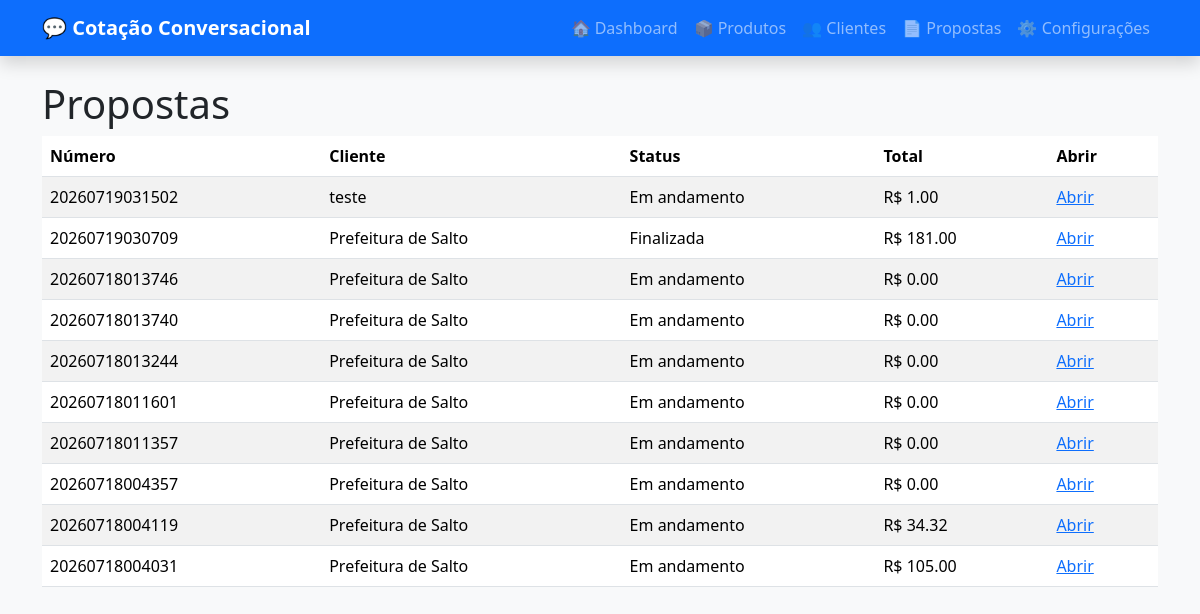
The page /propostas on the database its author committed.
### app/models/entities.py (models this page shows)
class Proposta(Base):
    __tablename__ = "propostas"
    id: Mapped[int] = mapped_column(primary_key=True)
    numero: Mapped[str] = mapped_column(
        String(30),
        unique=True,
        index=True,
    )
    cliente_id: Mapped[int | None] = mapped_column(
        ForeignKey("clientes.id"),
        nullable=True,
    )
    data: Mapped[datetime] = mapped_column(
        DateTime,
        default=datetime.utcnow,
    )
    status: Mapped[str] = mapped_column(
        String(30),
        default="Em andamento",
    )
    observacoes: Mapped[str | None] = mapped_column(
        Text,
        nullable=True,
    )
    valor_total: Mapped[Decimal] = mapped_column(
        Numeric(12, 2),
        default=0,
    )
    estado_chat: Mapped[dict | None] = mapped_column(
        JSON,
        nullable=True,
        default=dict,
    )
    cliente: Mapped[Cliente | None] = relationship()
    itens: Mapped[list["ItemProposta"]] = relationship(
        cascade="all, delete-orphan",
        back_populates="proposta",
    )
    mensagens: Mapped[list["MensagemConversa"]] = relationship(
        cascade="all, delete-orphan",
        back_populates="proposta",
    )

class Cliente(Base):
    __tablename__ = "clientes"
    id: Mapped[int] = mapped_column(primary_key=True)
    razao_social: Mapped[str] = mapped_column(String(255), index=True)
    nome_fantasia: Mapped[str | None] = mapped_column(String(255), nullable=True)
    cnpj: Mapped[str | None] = mapped_column(String(30), nullable=True)
    endereco: Mapped[str | None] = mapped_column(String(255), nullable=True)
    cidade: Mapped[str | None] = mapped_column(String(120), nullable=True)
    telefone: Mapped[str | None] = mapped_column(String(50), nullable=True)
    email: Mapped[str | None] = mapped_column(String(180), nullable=True)

### app/routers/web.py (the view)
@router.get("/propostas", response_class=HTMLResponse)
def tela_propostas(request: Request, db: Session = Depends(get_db)):
    propostas = db.query(Proposta).order_by(Proposta.data.desc()).all()
    return templates.TemplateResponse(
        request=request,
        name="lista.html",
        context={
            "request": request,
            "titulo": "Propostas",
            "colunas": ["Número", "Cliente", "Status", "Total", "Abrir"],
            "linhas": [[p.numero, p.cliente.razao_social if p.cliente else "-", p.status, f"R$ {p.valor_total:.2f}", f"<a href='/propostas/{p.id}'>Abrir</a>"] for p in propostas],
            "html_seguro": True,
        },
    )

### app/templates/lista.html
{% extends "base.html" %}
{% block content %}
<h1>{{ titulo }}</h1>
<table class="table table-striped">
  <thead><tr>{% for coluna in colunas %}<th>{{ coluna }}</th>{% endfor %}</tr></thead>
  <tbody>
    {% for linha in linhas %}
    <tr>{% for valor in linha %}<td>{% if html_seguro %}{{ valor|safe }}{% else %}{{ valor }}{% endif %}</td>{% endfor %}</tr>
    {% else %}
    <tr><td colspan="{{ colunas|length }}" class="text-muted text-center">Nenhum registro encontrado.</td></tr>
    {% endfor %}
  </tbody>
</table>
{% endblock %}

### rows shown on the page
Proposta: numero "20260719031502", status "Em andamento"
Cliente: razao_social "teste"
Proposta: numero "20260719030709", status "Finalizada"
Cliente: razao_social "Prefeitura de Salto"
Proposta: numero "20260718013746", status "Em andamento"
Proposta: numero "20260718013740", status "Em andamento"
Proposta: numero "20260718013244", status "Em andamento"
Proposta: numero "20260718011601", status "Em andamento"
Proposta: numero "20260718011357", status "Em andamento"
Proposta: numero "20260718004357", status "Em andamento"
Proposta: numero "20260718004119", status "Em andamento"
Proposta: numero "20260718004031", status "Em andamento"

### other values the page prints
{{ titulo }} "Propostas"
{{ coluna }} "Número" "Cliente" "Status" "Total" "Abrir"
{{ valor|safe }} "R$ 1.00" "Abrir" "R$ 181.00" "Abrir" "R$ 0.00" "Abrir" "R$ 0.00" "Abrir" "R$ 0.00" "Abrir" "R$ 0.00" "Abrir" "R$ 0.00" "Abrir" "R$ 0.00" "Abrir" "R$ 34.32" "Abrir" "R$ 105.00" "Abrir"
